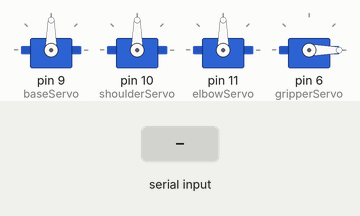
The sketch below on a simulated Arduino Uno, built with avr-gcc and run on an emulated ATmega328P. On the bench: 4 × servo. The test bench sets the inputs (shaded band).

Above: at 1.2 s.
1.3 s: "B,45\n" received over Serial
At 2.1 s:
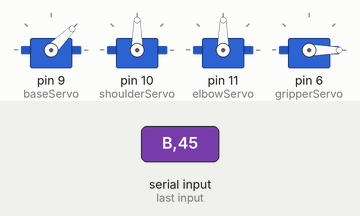
2.8 s: "S,45\n" received over Serial
At 3.2 s:
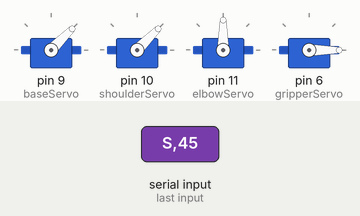
4.3 s: "B90\n" received over Serial
At 5.5 s:
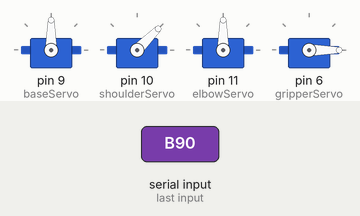
5.8 s: "E,45\n" received over Serial
At 6.7 s:
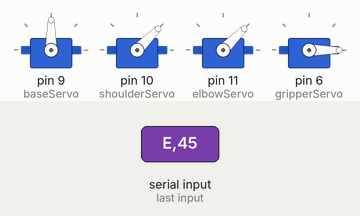
7.3 s: "S90\n" received over Serial
At 7.8 s:
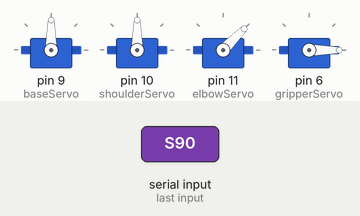
8.8 s: "G90\n" received over Serial
At 10.1 s:
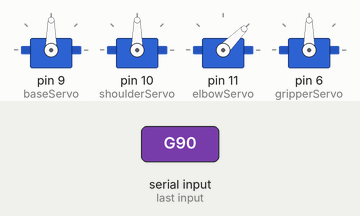
Timing chart, 0 to 11.3 s (numbered marks = the images above; inputs shaded):
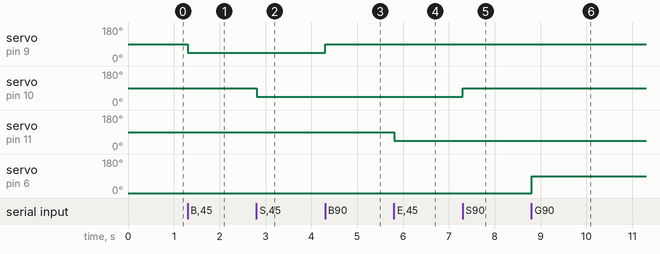

Measured:
- after the input at 1.3 s, servo on pin 9 (baseServo): 90° → 45° at once
- after the input at 2.8 s, servo on pin 10 (shoulderServo): 90° → 45° at once
- after the input at 4.3 s, servo on pin 9 (baseServo): 45° → 90° at once
- after the input at 5.8 s, servo on pin 11 (elbowServo): 90° → 45° at once
- after the input at 7.3 s, servo on pin 10 (shoulderServo): 45° → 90° at once
- after the input at 8.8 s, servo on pin 6 (gripperServo): 0° → 90° at once

The sketch:

CamTracker.ino
```cpp
#include <Servo.h>

// Create servo objects
Servo baseServo;
Servo shoulderServo;
Servo elbowServo;
Servo gripperServo;

void setup() {
  Serial.begin(9600);

  // Attach servos to digital pins
  baseServo.attach(9);
  shoulderServo.attach(10);
  elbowServo.attach(11);
  gripperServo.attach(6);

  // Initialize to home position
  baseServo.write(90);
  shoulderServo.write(90);
  elbowServo.write(90);
  gripperServo.write(0);
}

void loop() {
  if (Serial.available() > 0) {
    // Read the incoming character (the identifier)
    char c = Serial.read();

    // Check which servo the value belongs to
    if (c == 'B') {
      int val = Serial.parseInt();
      baseServo.write(val);
    }
    else if (c == 'S') {
      int val = Serial.parseInt();
      shoulderServo.write(val);
    }
    else if (c == 'E') {
      int val = Serial.parseInt();
      elbowServo.write(val);
    }
    else if (c == 'G') {
      int val = Serial.parseInt();
      gripperServo.write(val);
    }
  }
}
```
